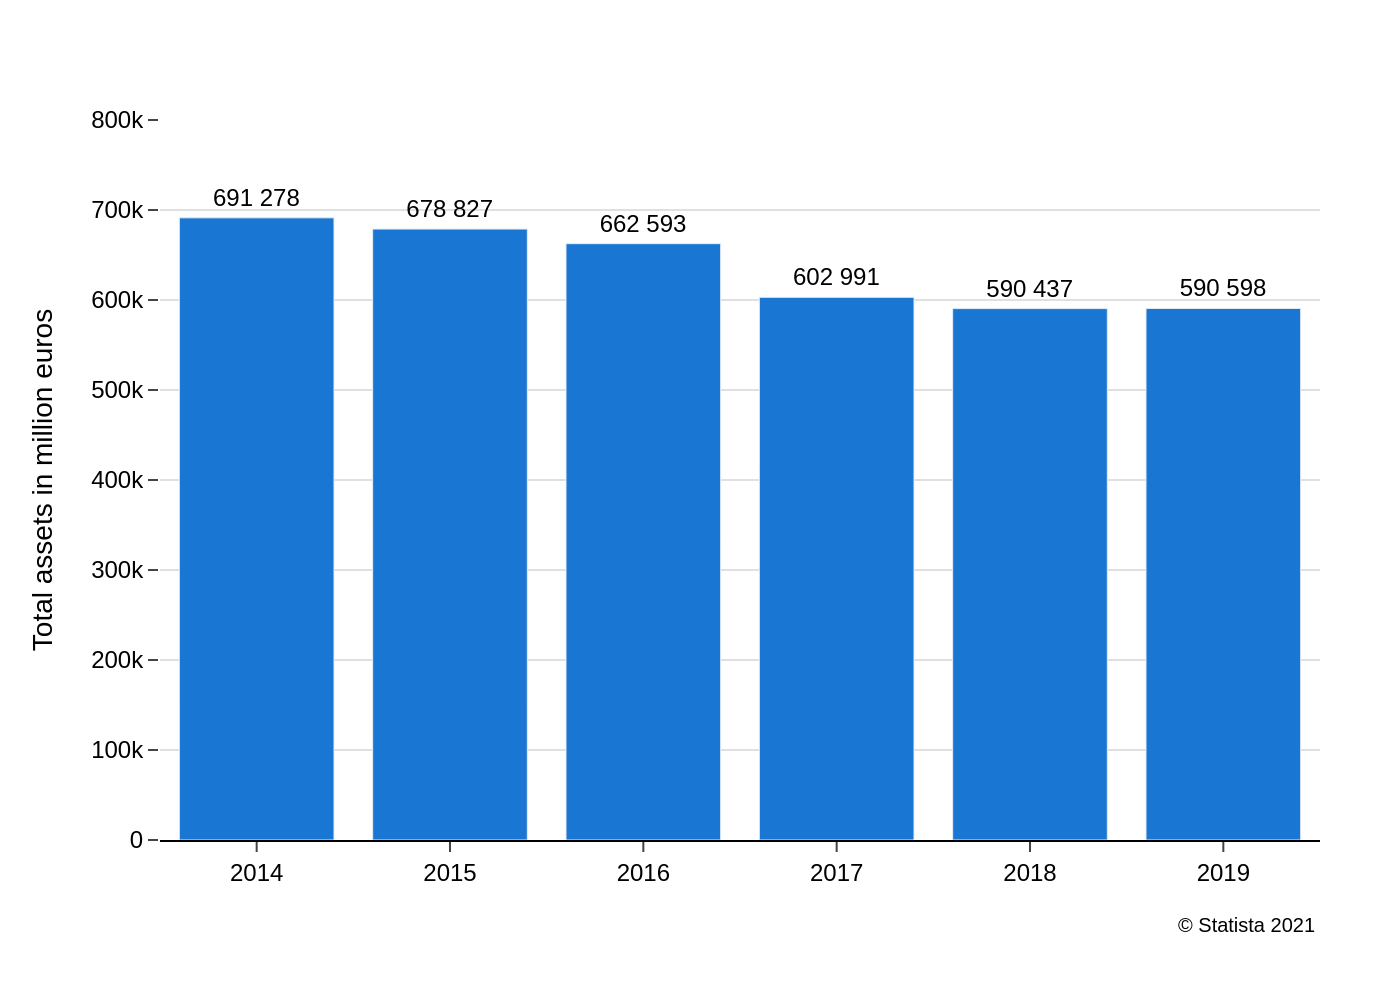

Generate this figure with Python:
import sys
import json
import pathlib
import plotly.graph_objects as go

# --- 1. Load Data from JSON ---
# The script requires the path to the JSON file as a command-line argument.
if len(sys.argv) < 2:
    print(f"Usage: python {sys.argv[0]} <path_to_json_file>")
    sys.exit(1)

json_path = pathlib.Path(sys.argv[1])
if not json_path.is_file():
    print(f"Error: JSON file not found at '{json_path}'")
    sys.exit(1)

with open(json_path, 'r', encoding='utf-8') as f:
    chart_spec = json.load(f)

# Extract data and text from the JSON structure
chart_data = chart_spec.get('chart_data', [])
texts = chart_spec.get('texts', {})
colors = chart_spec.get('colors', [])

# Prepare data for plotting
categories = [item['category'] for item in chart_data]
values = [item['value'] for item in chart_data]
bar_color = colors[0] if colors else '#1976D2'

# Format text for display on bars (with space as thousand separator)
bar_texts = [f'{v:,}'.replace(',', ' ') for v in values]

# --- 2. Create the Chart ---
# Initialize the figure
fig = go.Figure()

# Add the bar trace
fig.add_trace(go.Bar(
    x=categories,
    y=values,
    text=bar_texts,
    textposition='outside',
    marker_color=bar_color,
    cliponaxis=False  # Allow text to be drawn outside the plot area
))

# --- 3. Configure Layout and Styling ---
# Combine title and subtitle using HTML for flexible styling
title_text = texts.get('title')
subtitle_text = texts.get('subtitle')
full_title = ""
if title_text:
    full_title += f"<b>{title_text}</b>"
if subtitle_text:
    full_title += f"<br><sub>{subtitle_text}</sub>"

# Update layout properties
fig.update_layout(
    title_text=full_title,
    title_x=0.05,
    title_y=0.95,
    title_xanchor='left',
    title_yanchor='top',
    yaxis_title=texts.get('y_axis_title'),
    xaxis_title=texts.get('x_axis_title'),
    font=dict(
        family="Arial",
        size=12,
        color="black"
    ),
    showlegend=False,
    plot_bgcolor='white',
    paper_bgcolor='white',
    margin=dict(l=80, r=40, t=60, b=80),
    yaxis=dict(
        range=[0, 800000],
        showgrid=True,
        gridcolor='#e0e0e0',
        zeroline=False,
        showline=False,
        ticks='outside',
        ticklen=5
    ),
    xaxis=dict(
        showgrid=False,
        zeroline=False,
        showline=True,
        linecolor='black',
        ticks='outside',
        ticklen=5
    )
)

# Add source annotation at the bottom right
fig.add_annotation(
    text=texts.get('source'),
    align='right',
    showarrow=False,
    xref='paper',
    yref='paper',
    x=1,
    y=0,
    xanchor='right',
    yanchor='top',
    yshift=-35,
    font=dict(size=10)
)

# --- 4. Output the Image ---
# Derive the output filename from the input JSON filename
output_filename = json_path.stem + ".png"
fig.write_image(output_filename, scale=2)

print(f"Chart saved as '{output_filename}'")
